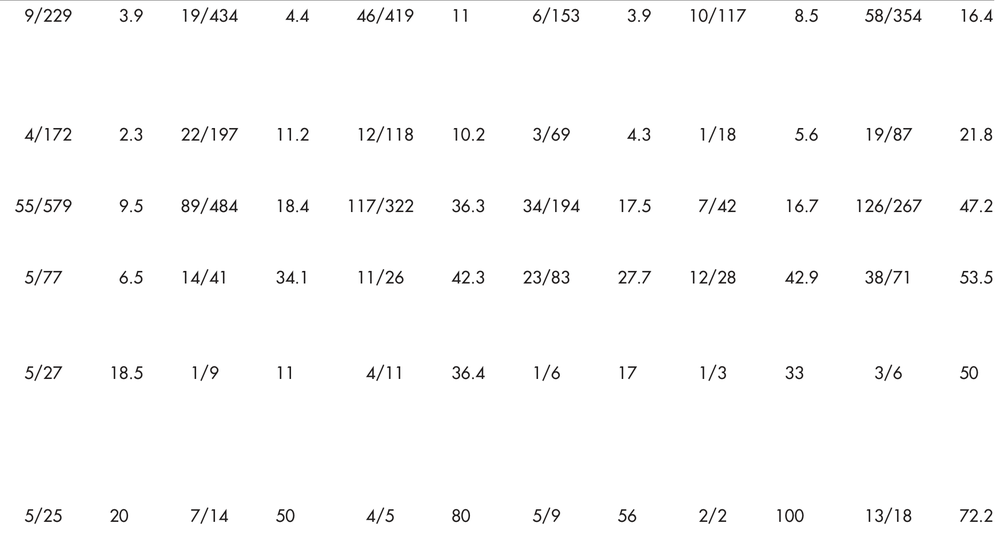
#> input picture tabelleninhalte/Frank_modell_eval_page_4_roi_1_content.png, 1000 x 555 px, shrunk from 1749 x 971 before the run, found by its file name
$ python OCR.py
#> lines starting #> are read from the running program, lines starting #| are printed output that depends on the picture
import cv2
import pytesseract

pytesseract.pytesseract.tesseract_cmd = r'C:\Program Files\Tesseract-OCR\tesseract.exe'

# image = cv2.imread('C:/UNI/1_Master/UMA/APL_UMA/PDF_EDITOR/tabellenkoepfe/Frank_modell_eval_page_4_roi_1_header.png')
image = cv2.imread('C:/UNI/1_Master/UMA/APL_UMA/PDF_EDITOR/tabelleninhalte/Frank_modell_eval_page_4_roi_1_content.png')
#> image is the input picture: shape (555, 1000, 3); mean B, G, R 251.1, 251.1, 251.2

# Graustufen
gray = cv2.cvtColor(image, cv2.COLOR_BGR2GRAY)

# Zeilen mit Morphologie finden
kernel = cv2.getStructuringElement(cv2.MORPH_RECT, (1, 5))  # 1 breit, 5 hoch
dilated = cv2.dilate(gray, kernel, iterations=1)
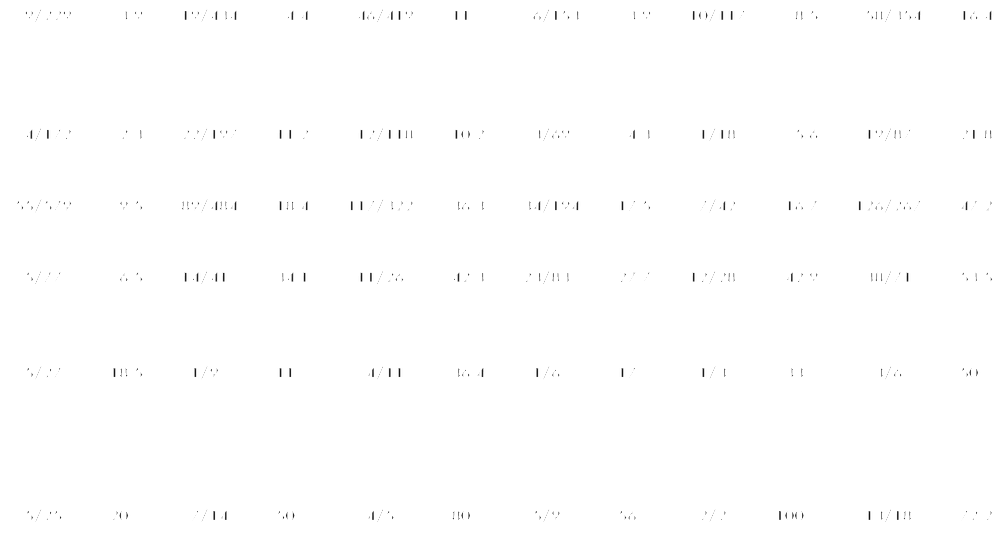
#> dilated: shape (555, 1000); min 18, max 255, mean 254.3

# Konturen finden (entsprechen Zeilen)
contours, _ = cv2.findContours(dilated, cv2.RETR_EXTERNAL, cv2.CHAIN_APPROX_SIMPLE)
#> contours = [[[0, 0], [0, 554], [999, 554], [999, 0]]]

# Jede Zeile extrahieren
for contour in contours:
    x, y, w, h = cv2.boundingRect(contour)
    roi = image[y:y+h, x:x+w]

    # Text mit Tesseract lesen
#> (the run stopped early here; a loop or call above may not have finished)

$ run again, with tabellenkoepfe/Frank_modell_eval_page_4_roi_1_header.png copied over tabelleninhalte/Frank_modell_eval_page_4_roi_1_content.png
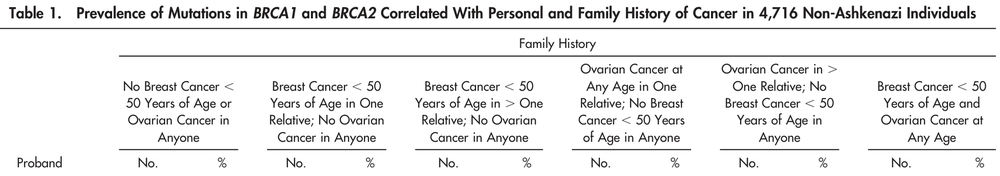
#> input picture tabellenkoepfe/Frank_modell_eval_page_4_roi_1_header.png, 1000 x 176 px, shrunk from 1962 x 345 before the run, found by its file name
#> image is the input picture: shape (176, 1000, 3); mean B, G, R 236, 236, 236.2
#> `dilated = cv2.dilate(gray, kernel, iterations=1)`:
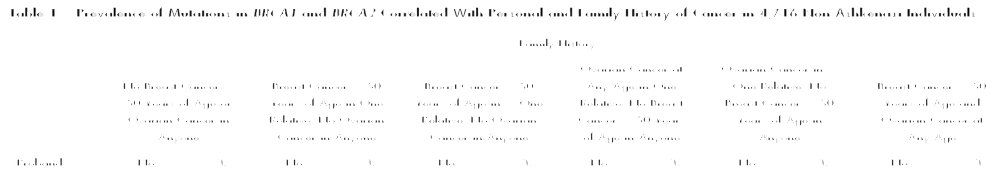
#> dilated: shape (176, 1000); min 0, max 255, mean 251.7
#> contours = [[[0, 0], [0, 175], [999, 175], [999, 0]]]

$ run again, with tabelleninhalte/Frank_modell_eval_page_5_roi_1_content.png copied over tabelleninhalte/Frank_modell_eval_page_4_roi_1_content.png
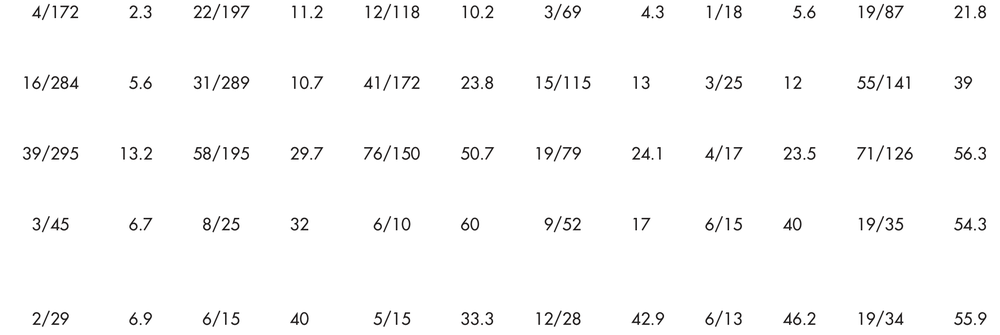
#> input picture tabelleninhalte/Frank_modell_eval_page_5_roi_1_content.png, 1000 x 335 px, shrunk from 1768 x 592 before the run, found by its file name
#> image is the input picture: shape (335, 1000, 3); mean B, G, R 249.7, 249.7, 249.8
#> `dilated = cv2.dilate(gray, kernel, iterations=1)`:
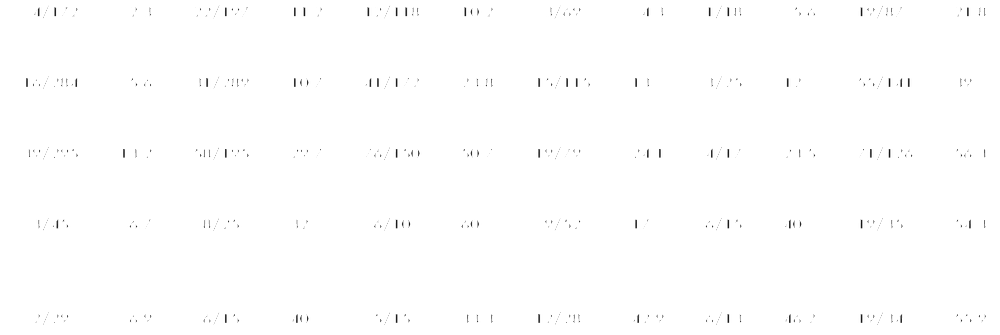
#> dilated: shape (335, 1000); min 20, max 255, mean 254.1
#> contours = [[[0, 0], [0, 334], [999, 334], [999, 0]]]

$ run again, with tabelleninhalte/Frank_modell_eval_page_6_roi_1_content.png copied over tabelleninhalte/Frank_modell_eval_page_4_roi_1_content.png
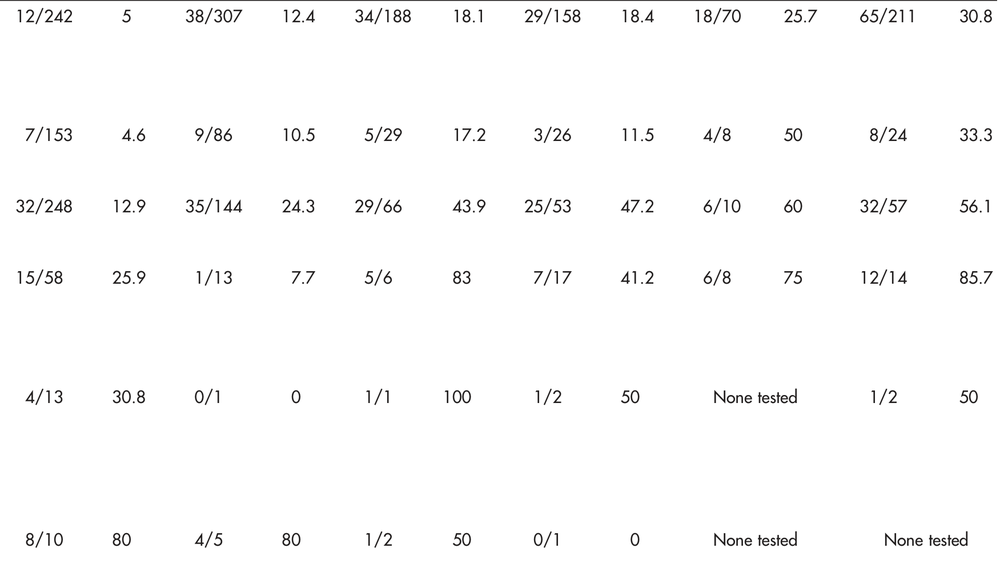
#> input picture tabelleninhalte/Frank_modell_eval_page_6_roi_1_content.png, 1000 x 568 px, shrunk from 1751 x 995 before the run, found by its file name
#> image is the input picture: shape (568, 1000, 3); mean B, G, R 251, 251, 251.1
#> `dilated = cv2.dilate(gray, kernel, iterations=1)`:
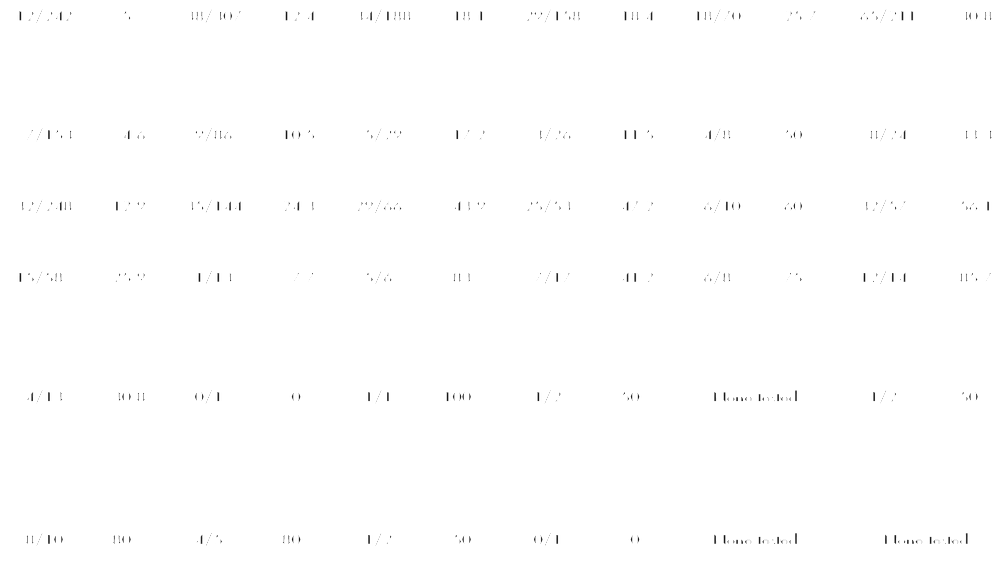
#> dilated: shape (568, 1000); min 17, max 255, mean 254.3
#> contours = [[[0, 0], [0, 567], [999, 567], [999, 0]]]
